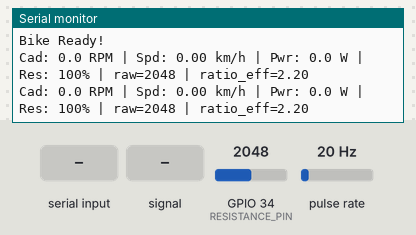
A program run on a simulated ESP32. On the bench: the last lines printed to the serial monitor. Wiring (inferred from the names in the program): pulse sensor: data GPIO 27. Inputs (shaded band) come from the test bench; at power-on: GPIO 34 (RESISTANCE_PIN) = 2048, pulse rate 20 Hz (analog values on the 0–4095 scale). EEPROM starts erased; nothing arrives over Bluetooth unless stated; a phone connects over Bluetooth LE 3 s after start.

Above: at 1.2 s.
1.3 s: "cal 1\n" received over Serial
At 1.46 s:
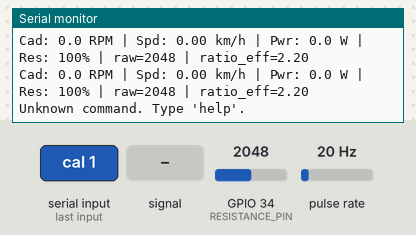
4.3 s: "setcirc 1\n" received over Serial
At 4.46 s:
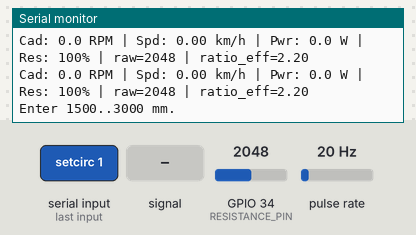
5.8 s: "setratio 1\n" received over Serial
At 5.97 s:
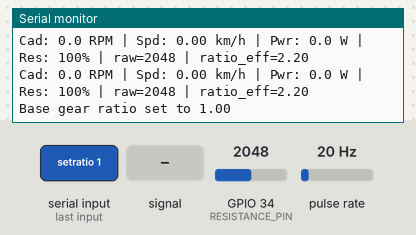
7.3 s: "setratio 150\n" received over Serial
At 7.46 s:
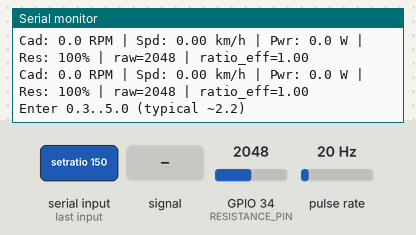
8.8 s: GPIO 34 (RESISTANCE_PIN) fed a 200 Hz sine of ±327 counts around its level
At 9.4 s:
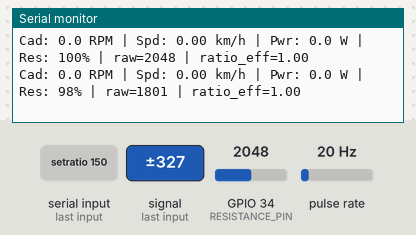
10.3 s: "cal\n" received over Serial
At 11.8 s:
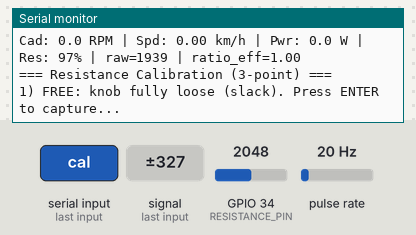
Timing chart, 0 to 12.8 s (numbered marks = the images above; inputs shaded):
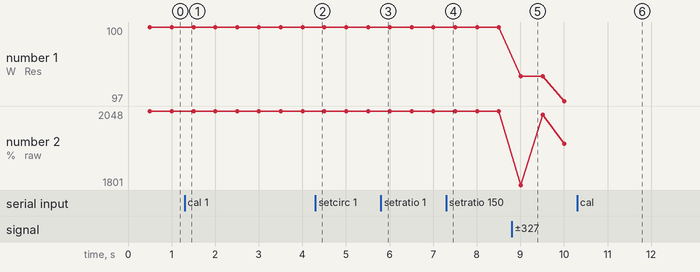

Measured:
- after the input at 1.3 s, the serial monitor: prints a new line at once (image 1)
- after the input at 4.3 s, the serial monitor: prints a new line at once (image 2)
- after the input at 5.8 s, the serial monitor: prints a new line at once (image 3)
- after the input at 7.3 s, the serial monitor: prints a new line at once (image 4)
- after the input at 8.8 s, the serial monitor: prints a new line after 0.21 s (image 5)
- after the input at 10.3 s, the serial monitor: prints a new line at once (image 6)
- plotted number 1: 100 → 97 after the input at 8.8 s
- plotted number 2: 2048 → 1939 after the input at 8.8 s

The program:

main.cpp
```cpp
#include <Arduino.h>
#include <BLEDevice.h>
#include <BLEServer.h>
#include <BLEUtils.h>
#include <BLE2902.h>
#include <Preferences.h>
#include <math.h>

/* ===================== Pins & Names ===================== */
#define DEVICE_NAME "LibrePulse Bike"
static const int MAGNET_SENSOR_PIN = 27;  // avoid strapping pins like GPIO12
static const int RESISTANCE_PIN    = 34;  // ADC1 only

/* ===================== Model Params ===================== */
// Magnet on the CRANK: cadence_rpm is CRANK RPM.
static const uint8_t  MAGNETS_PER_REV = 2;      // magnets per crank revolution
static const float    CADENCE_MIN     = 5.0f;   // rpm sanity
static const float    CADENCE_MAX     = 130.0f;
static const uint32_t DEBOUNCE_US     = 6000;   // reed/hall debounce
static const uint32_t NOTIFY_INTERVAL_MS = 100; // FTMS @10 Hz

/* ===================== Calibration & Prefs ===================== */
struct Cal {
  // 3-point capture for resistance (ADC space)
  int   adc_free   = 2600;  // slack / free spin (knob loose)
  int   adc_engage = 3000;  // where resistance starts
  int   adc_high   = 2200;  // hardest you'd still pedal
  bool  invert     = true;  // ADC decreases as resistance increases?
  uint8_t deadzone_pct = 5; // informational only

  // Motion model
  int   wheel_circ_mm  = 2148;  // 27.5" MTB ~2148 mm
  float gear_ratio     = 2.2f;  // wheel revs per crank rev (typical mid-gear)
  float speed_res_factor = 0.0f; // optional: speed drops with resistance (0..1)

  // Torque model (Nm) range. LUT outputs 0..1 which scales this range.
  float torque_min_nm = 0.5f;
  float torque_max_nm = 25.0f;

  // Hysteresis on the LUT input (percent of resistance shift)
  uint8_t hyst_pct = 4; // 0..10 typical

  // LUT: resistance% -> torque factor% (0..100). 11 points for 0,10,...,100
  // Default curve: soft start then ramps hard near the top (cotton-pad feel)
  uint8_t lut11[11] = { 0, 0, 2, 6, 12, 24, 45, 65, 80, 92, 100 };
};

Preferences prefs;
Cal cal;

/* ===================== Runtime State ===================== */
volatile uint32_t lastPulseUs = 0;
volatile uint32_t lastValidIntervalUs = 0;

float cadence_rpm = 0.0f;  // CRANK RPM
float speed_kmh   = 0.0f;
float power_w     = 0.0f;
int   resistance_pct = 0;  // 0..100%

bool deviceConnected = false;

// BLE
BLEServer*         pServer = nullptr;
BLECharacteristic* pBikeDataCharacteristic = nullptr;

/* ===================== ISR ===================== */
void IRAM_ATTR magnetISR() {
  uint32_t now = micros();
  uint32_t dt  = now - lastPulseUs;   // unsigned handles wrap
  if (dt >= DEBOUNCE_US) {
    lastPulseUs = now;
    lastValidIntervalUs = dt;
  }
}

/* ===================== Utils ===================== */
static inline float ema(float prev, float sample, float alpha) {
  return prev + alpha * (sample - prev);
}

static inline int readADCavg(uint8_t samples = 32) {
  int sum = 0;
  for (uint8_t i = 0; i < samples; ++i) sum += analogRead(RESISTANCE_PIN);
  return sum / samples;
}

// Wait for a full line (Enter). Trim CR/LF.
String readLine() {
  String s = "";
  while (true) {
    while (!Serial.available()) { delay(5); }
    char c = Serial.read();
    if (c == '\r') continue;
    if (c == '\n') break;
    s += c;
  }
  s.trim();
  return s;
}

static void loadPrefs() {
  prefs.begin("bike", true);
  cal.adc_free         = prefs.getInt   ("adc_free",   cal.adc_free);
  cal.adc_engage       = prefs.getInt   ("adc_engage", cal.adc_engage);
  cal.adc_high         = prefs.getInt   ("adc_high",   cal.adc_high);
  cal.invert           = prefs.getBool  ("invert",     cal.invert);
  cal.deadzone_pct     = prefs.getUChar ("dz",         cal.deadzone_pct);
  cal.wheel_circ_mm    = prefs.getInt   ("circ_mm",    cal.wheel_circ_mm);
  cal.gear_ratio       = prefs.getFloat ("ratio",      cal.gear_ratio);
  cal.speed_res_factor = prefs.getFloat ("srf",        cal.speed_res_factor);
  cal.torque_min_nm    = prefs.getFloat ("tmin",       cal.torque_min_nm);
  cal.torque_max_nm    = prefs.getFloat ("tmax",       cal.torque_max_nm);
  cal.hyst_pct         = prefs.getUChar ("hyst",       cal.hyst_pct);
  size_t got = prefs.getBytes("lut", cal.lut11, sizeof(cal.lut11));
  if (got != sizeof(cal.lut11)) {
    // keep defaults if nothing stored
  }
  prefs.end();
}

static void savePrefs() {
  prefs.begin("bike", false);
  prefs.putInt   ("adc_free",   cal.adc_free);
  prefs.putInt   ("adc_engage", cal.adc_engage);
  prefs.putInt   ("adc_high",   cal.adc_high);
  prefs.putBool  ("invert",     cal.invert);
  prefs.putUChar ("dz",         cal.deadzone_pct);
  prefs.putInt   ("circ_mm",    cal.wheel_circ_mm);
  prefs.putFloat ("ratio",      cal.gear_ratio);
  prefs.putFloat ("srf",        cal.speed_res_factor);
  prefs.putFloat ("tmin",       cal.torque_min_nm);
  prefs.putFloat ("tmax",       cal.torque_max_nm);
  prefs.putUChar ("hyst",       cal.hyst_pct);
  prefs.putBytes ("lut",        cal.lut11, sizeof(cal.lut11));
  prefs.end();
}

static void printCalibration() {
  Serial.printf("[CAL] free=%d, engage=%d, high=%d | invert=%s | deadzone=%u%%\n",
      cal.adc_free, cal.adc_engage, cal.adc_high,
      cal.invert ? "true":"false", cal.deadzone_pct);
  Serial.printf("[CFG] wheel=%d mm | ratio=%.2f | speed_res_factor=%.2f\n",
      cal.wheel_circ_mm, cal.gear_ratio, cal.speed_res_factor);
  Serial.printf("[PWR] torque_min=%.2f Nm | torque_max=%.2f Nm | hyst=%u%%\n",
      cal.torque_min_nm, cal.torque_max_nm, cal.hyst_pct);
  Serial.print  ("[LUT] idx:   0  1  2  3  4  5  6  7  8  9 10\n");
  Serial.print  ("      r% :   0 10 20 30 40 50 60 70 80 90 100\n");
  Serial.print  ("      val:  ");
  for (int i=0;i<11;i++){ Serial.printf("%3u", cal.lut11[i]); if(i<10)Serial.print(' '); }
  Serial.println("  (0..100 torque%)");
}

/* Map raw ADC -> 0..100% (anchor 0% at ENGAGE, 100% at HIGH; auto-invert) */
static float mapADCtoPercent(int raw) {
  int lo = min(cal.adc_engage, cal.adc_high);
  int hi = max(cal.adc_engage, cal.adc_high);
  if (hi == lo) hi = lo + 1;

  float x = (float)(raw - lo) / (float)(hi - lo);
  if (x < 0.0f) x = 0.0f;
  if (x > 1.0f) x = 1.0f;

  // If ADC decreases as resistance increases, ENGAGE > HIGH → invert
  bool needInvert = (cal.adc_high < cal.adc_engage);
  if (needInvert) x = 1.0f - x;

  return x * 100.0f; // percent
}

/* LUT interpolation: x in 0..100 → y in 0..100  (linear between 10% steps) */
static float lutInterp(const uint8_t* lut11, float x_pct) {
  if (x_pct <= 0.0f) return lut11[0];
  if (x_pct >= 100.0f) return lut11[10];
  float pos = x_pct / 10.0f;              // 0..10
  int   i   = (int)floorf(pos);           // 0..9
  float f   = pos - i;                    // 0..1
  float y0  = lut11[i];
  float y1  = lut11[i+1];
  return y0 + (y1 - y0) * f;
}

/* ===================== Cadence / Resistance / Speed / Power ===================== */
void updateCadence() {
  static uint32_t lastSeenPulseUs = 0;
  uint32_t nowMs = millis();

  noInterrupts();
  uint32_t intervalUs = lastValidIntervalUs;
  uint32_t pulseUs    = lastPulseUs;
  interrupts();

  if (intervalUs > 0 && pulseUs != 0 && pulseUs != lastSeenPulseUs) {
    lastSeenPulseUs = pulseUs;

    // CRANK RPM (magnet on crank; MAGNETS_PER_REV pulses per crank rev)
    float crankRevPerSec = 1e6f / (float(intervalUs) * MAGNETS_PER_REV);
    float rpm = crankRevPerSec * 60.0f;

    if (rpm >= CADENCE_MIN && rpm <= CADENCE_MAX) {
      cadence_rpm = ema(cadence_rpm, rpm, 0.35f);
    }
  }

  // Decay if no pulses for ~3s
  if ((nowMs - (lastPulseUs / 1000U)) > 3000U) {
    if (cadence_rpm > 0.0f) {
      cadence_rpm *= 0.95f;
      if (cadence_rpm < CADENCE_MIN) cadence_rpm = 0.0f;
    }
  }
}

void updateResistance() {
  static bool  adcInit = false;
  static float resEMA  = 0.0f;

  if (!adcInit) {
    analogReadResolution(12);                           // 0..4095
    analogSetPinAttenuation(RESISTANCE_PIN, ADC_11db);  // wider range
    adcInit = true;
  }
  int raw = readADCavg(16);
  float pct = mapADCtoPercent(raw);
  resEMA = ema(resEMA, pct, 0.2f);
  resistance_pct = (int)(resEMA + 0.5f);
}

static inline float speedPerCadence_kmh() {
  // Optional coupling: ratio_eff = ratio * (1 - srf * r_norm)  (clamped ≥ 0.2)
  float r_norm = resistance_pct / 100.0f;
  float ratio_eff = cal.gear_ratio * (1.0f - cal.speed_res_factor * r_norm);
  if (ratio_eff < 0.2f) ratio_eff = 0.2f;
  return ratio_eff * (cal.wheel_circ_mm * 60.0f / 1e6f);
}

// hysteresis helper for LUT input
static int last_res_for_hyst = 0;

static inline float torqueFromResistance_Nm() {
  // Apply small hysteresis by shifting input depending on trend
  int r = resistance_pct;
  bool rising = (r >= last_res_for_hyst);
  last_res_for_hyst = r;

  float shift = cal.hyst_pct;                 // percent points
  float r_eff = r + (rising ? +shift*0.5f : -shift*0.5f);
  if (r_eff < 0.0f) r_eff = 0.0f;
  if (r_eff > 100.0f) r_eff = 100.0f;

  // LUT gives torque factor% (0..100)
  float tf_pct = lutInterp(cal.lut11, r_eff);
  float tf = tf_pct / 100.0f;                 // 0..1

  float T = cal.torque_min_nm + (cal.torque_max_nm - cal.torque_min_nm) * tf;
  if (T < 0.0f) T = 0.0f;
  return T;
}

void updateMetrics() {
  updateCadence();
  updateResistance();

  speed_kmh = cadence_rpm * speedPerCadence_kmh();

  // Torque-based power
  const float omega = (2.0f * (float)M_PI) * (cadence_rpm / 60.0f);
  const float T = torqueFromResistance_Nm();
  power_w = T * omega;
}

/* ===================== BLE: FTMS Indoor Bike Data ===================== */
void sendBLEData() {
  static uint32_t lastNotifyMs = 0;
  uint32_t nowMs = millis();
  if (!deviceConnected) return;
  if ((nowMs - lastNotifyMs) < NOTIFY_INTERVAL_MS) return;
  lastNotifyMs = nowMs;

  // Include: Instantaneous Speed, Instantaneous Cadence, Resistance Level, Instantaneous Power
  const uint16_t flags = 0x0064; // bits 2(cadence),5(resistance),6(power); MoreData=0 => include speed

  const uint16_t speedValue    = (uint16_t)(speed_kmh   * 100.0f + 0.5f); // 0.01 km/h
  const uint16_t cadenceValue  = (uint16_t)(cadence_rpm * 2.0f   + 0.5f); // 0.5 rpm
  const int16_t  resistLevel   = (int16_t)resistance_pct;                 // SINT16
  const int16_t  powerValue    = (int16_t)(power_w + 0.5f);               // SINT16 W

  uint8_t data[10];
  data[0] = flags & 0xFF;           data[1] = (flags >> 8) & 0xFF;
  data[2] = speedValue & 0xFF;      data[3] = (speedValue >> 8) & 0xFF;
  data[4] = cadenceValue & 0xFF;    data[5] = (cadenceValue >> 8) & 0xFF;
  data[6] = resistLevel & 0xFF;     data[7] = (resistLevel >> 8) & 0xFF;
  data[8] = powerValue & 0xFF;      data[9] = (powerValue >> 8) & 0xFF;

  pBikeDataCharacteristic->setValue(data, sizeof(data));
  pBikeDataCharacteristic->notify();
}

/* ===================== BLE callbacks ===================== */
class ServerCallbacks: public BLEServerCallbacks {
  void onConnect(BLEServer* s) override {
    deviceConnected = true;
    Serial.println("Client Connected");
  }
  void onDisconnect(BLEServer* s) override {
    deviceConnected = false;
    Serial.println("Client Disconnected");
    BLEDevice::startAdvertising();
  }
};

/* ===================== Calibration Flow ===================== */
void runCalibration() {
  Serial.println("\n=== Resistance Calibration (3-point) ===");
  Serial.println("1) FREE: knob fully loose (slack). Press ENTER to capture...");
  (void)readLine(); delay(200);
  int freeVal = readADCavg(64);
  Serial.printf("FREE  = %d\n", freeVal);

  Serial.println("2) ENGAGE: turn knob until resistance JUST STARTS. Press ENTER...");
  (void)readLine(); delay(200);
  int engageVal = readADCavg(64);
  Serial.printf("ENGAGE= %d\n", engageVal);

  Serial.println("3) HIGH: hardest you'd still pedal. Press ENTER...");
  (void)readLine(); delay(200);
  int highVal = readADCavg(64);
  Serial.printf("HIGH  = %d\n", highVal);

  cal.adc_free   = freeVal;
  cal.adc_engage = engageVal;
  cal.adc_high   = highVal;

  // Derived settings
  cal.invert = (cal.adc_high < cal.adc_engage);
  int span_total = abs(cal.adc_high - cal.adc_free);
  int span_gap   = abs(cal.adc_engage - cal.adc_free);
  float dz = (span_total > 0) ? (float)span_gap / (float)span_total : 0.0f;
  if (dz < 0.0f) dz = 0.0f;
  if (dz > 0.6f) dz = 0.6f;
  cal.deadzone_pct = (uint8_t)roundf(dz * 100.0f);

  savePrefs();
  Serial.println("Saved calibration:");
  printCalibration();
  Serial.println("=== Done ===\n");
}

/* ===================== Commands ===================== */
void printHelp() {
  Serial.println("Commands:");
  Serial.println("  cal                 - run 3-point resistance calibration (FREE, ENGAGE, HIGH)");
  Serial.println("  show                - print current calibration/params and LUT");
  Serial.println("  raw                 - stream raw ADC -> % (Ctrl+C to stop monitor)");
  Serial.println("  setcirc <mm>        - set wheel circumference in mm (1500..3000), e.g. setcirc 2148");
  Serial.println("  setratio <x>        - set base gear ratio (wheel revs per crank rev), e.g. setratio 2.2");
  Serial.println("  setspeedres <f>     - set resistance→ratio factor 0..1 (0=off). e.g. setspeedres 0.3");
  Serial.println("  settorque <min> <max> - set torque model in Nm, e.g. settorque 0.5 25");
  Serial.println("  sethyst <pct>       - set LUT hysteresis shift percent (0..10)");
  Serial.println("  showlut             - print LUT values (0..10)");
  Serial.println("  setlut <idx> <val>  - set LUT point idx=0..10 (r% 0,10..100), val=0..100 (torque%)");
  Serial.println("  resetlut            - restore default LUT curve");
  Serial.println("  help                - show this help");
}

void handleCommand(const String& cmdLine) {
  if (!cmdLine.length()) return;

  if (cmdLine.equalsIgnoreCase("cal")) { runCalibration(); return; }
  if (cmdLine.equalsIgnoreCase("show")) { printCalibration(); return; }
  if (cmdLine.equalsIgnoreCase("raw")) {
    Serial.println("Raw ADC stream (Ctrl+C to stop monitor):");
    for (int i=0;i<2000;i++) {
      int raw = readADCavg(8);
      float pct = mapADCtoPercent(raw);
      Serial.printf("raw=%d -> %5.1f%%\n", raw, pct);
      delay(50);
      if (Serial.available()) break;
    }
    return;
  }
  if (cmdLine.startsWith("setcirc")) {
    int sp = cmdLine.indexOf(' ');
    if (sp > 0) {
      int mm = cmdLine.substring(sp+1).toInt();
      if (mm >= 1500 && mm <= 3000) { cal.wheel_circ_mm = mm; savePrefs(); Serial.printf("Wheel circumference set to %d mm\n", cal.wheel_circ_mm); }
      else Serial.println("Enter 1500..3000 mm.");
    } else { Serial.printf("Current circumference: %d mm\nUsage: setcirc 2148\n", cal.wheel_circ_mm); }
    return;
  }
  if (cmdLine.startsWith("setratio")) {
    int sp = cmdLine.indexOf(' ');
    if (sp > 0) {
      float r = cmdLine.substring(sp+1).toFloat();
      if (r > 0.3f && r < 5.0f) { cal.gear_ratio = r; savePrefs(); Serial.printf("Base gear ratio set to %.2f\n", cal.gear_ratio); }
      else Serial.println("Enter 0.3..5.0 (typical ~2.2)");
    } else { Serial.printf("Current base ratio: %.2f\nUsage: setratio 2.2\n", cal.gear_ratio); }
    return;
  }
  if (cmdLine.startsWith("setspeedres")) {
    int sp = cmdLine.indexOf(' ');
    if (sp > 0) {
      float f = cmdLine.substring(sp+1).toFloat();
      if (f < 0.0f) f = 0.0f; if (f > 1.0f) f = 1.0f;
      cal.speed_res_factor = f; savePrefs();
      Serial.printf("Resistance→ratio factor set to %.2f\n", cal.speed_res_factor);
    } else { Serial.printf("Current speed_res_factor: %.2f\nUsage: setspeedres 0.3\n", cal.speed_res_factor); }
    return;
  }
  if (cmdLine.startsWith("settorque")) {
    int sp = cmdLine.indexOf(' ');
    if (sp > 0) {
      int sp2 = cmdLine.indexOf(' ', sp+1);
      if (sp2 > 0) {
        float tmin = cmdLine.substring(sp+1, sp2).toFloat();
        float tmax = cmdLine.substring(sp2+1).toFloat();
        if (tmin < 0.0f) tmin = 0.0f;
        if (tmax < tmin + 0.5f) tmax = tmin + 0.5f;
        cal.torque_min_nm = tmin; cal.torque_max_nm = tmax; savePrefs();
        Serial.printf("Torque model set: Tmin=%.2f Nm, Tmax=%.2f Nm\n", cal.torque_min_nm, cal.torque_max_nm);
      } else Serial.println("Usage: settorque 0.5 25");
    } else { Serial.printf("Current torque: Tmin=%.2f Nm, Tmax=%.2f Nm\n", cal.torque_min_nm, cal.torque_max_nm); }
    return;
  }
  if (cmdLine.startsWith("sethyst")) {
    int sp = cmdLine.indexOf(' ');
    if (sp > 0) {
      int h = cmdLine.substring(sp+1).toInt();
      if (h < 0) h = 0; if (h > 10) h = 10;
      cal.hyst_pct = (uint8_t)h; savePrefs();
      Serial.printf("Hysteresis set to %d%%\n", cal.hyst_pct);
    } else { Serial.printf("Current hysteresis: %u%%\nUsage: sethyst 4\n", cal.hyst_pct); }
    return;
  }
  if (cmdLine.equalsIgnoreCase("showlut")) {
    printCalibration();
    return;
  }
  if (cmdLine.startsWith("setlut")) {
    // setlut <idx 0..10> <val 0..100>
    int sp = cmdLine.indexOf(' ');
    int sp2 = cmdLine.indexOf(' ', sp+1);
    if (sp>0 && sp2>sp) {
      int idx = cmdLine.substring(sp+1, sp2).toInt();
      int val = cmdLine.substring(sp2+1).toInt();
      if (idx < 0) idx = 0; if (idx > 10) idx = 10;
      if (val < 0) val = 0; if (val > 100) val = 100;
      cal.lut11[idx] = (uint8_t)val;
      savePrefs();
      Serial.printf("LUT[%d] = %d saved\n", idx, val);
    } else {
      Serial.println("Usage: setlut <idx 0..10> <val 0..100>");
    }
    return;
  }
  if (cmdLine.equalsIgnoreCase("resetlut")) {
    uint8_t def[11] = { 0, 0, 2, 6, 12, 24, 45, 65, 80, 92, 100 };
    memcpy(cal.lut11, def, sizeof(def));
    savePrefs();
    Serial.println("LUT reset to default.");
    return;
  }
  if (cmdLine.equalsIgnoreCase("help")) { printHelp(); return; }

  Serial.println("Unknown command. Type 'help'.");
}

/* ===================== Setup / Loop ===================== */
void setup() {
  Serial.begin(115200);

  pinMode(MAGNET_SENSOR_PIN, INPUT_PULLUP);
  attachInterrupt(digitalPinToInterrupt(MAGNET_SENSOR_PIN), magnetISR, FALLING);

  pinMode(RESISTANCE_PIN, INPUT);
  analogReadResolution(12);
  analogSetPinAttenuation(RESISTANCE_PIN, ADC_11db);

  loadPrefs();
  printCalibration();
  Serial.println("Type 'help' for commands.");

  // BLE init
  BLEDevice::init(DEVICE_NAME);
  BLEDevice::setMTU(185);

  pServer = BLEDevice::createServer();
  pServer->setCallbacks(new ServerCallbacks());

  // FTMS (0x1826) with Indoor Bike Data (0x2AD2)
  BLEService* pService = pServer->createService(BLEUUID((uint16_t)0x1826));
  pBikeDataCharacteristic = pService->createCharacteristic(
    BLEUUID((uint16_t)0x2AD2),
    BLECharacteristic::PROPERTY_NOTIFY
  );
  pBikeDataCharacteristic->addDescriptor(new BLE2902()); // CCCD
  pService->start();

  BLEAdvertising* adv = BLEDevice::getAdvertising();
  adv->addServiceUUID((uint16_t)0x1826);
  adv->setScanResponse(true);
  BLEDevice::startAdvertising();

  Serial.println("Bike Ready!");
}

void loop() {
  // Serial command handler (line-based)
  if (Serial.available()) {
    String cmd = readLine();
    handleCommand(cmd);
  }

  updateMetrics();
  sendBLEData();

  // Human-readable log (2 Hz)
  static uint32_t lastPrint = 0;
  uint32_t now = millis();
  if (now - lastPrint >= 500) {
    lastPrint = now;
    int raw = analogRead(RESISTANCE_PIN);
    float r_norm = resistance_pct / 100.0f;
    float ratio_eff = cal.gear_ratio * (1.0f - cal.speed_res_factor * r_norm);
    if (ratio_eff < 0.2f) ratio_eff = 0.2f;
    Serial.printf("Cad: %.1f RPM | Spd: %.2f km/h | Pwr: %.1f W | Res: %d%% | raw=%d | ratio_eff=%.2f\n",
                  cadence_rpm, speed_kmh, power_w, resistance_pct, raw, ratio_eff);
  }
}
```
